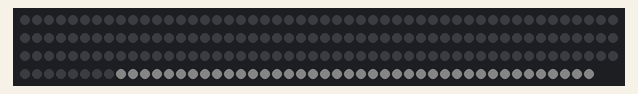
Recording of a sketch running on a simulated Arduino Uno, built with avr-gcc and run on an emulated ATmega328P. Parts: 198 RGB LEDs in strip order, left to right, continuing on the next row. Dim RGB values are drawn brighter than linear. At 0.3 s the program stops and its outputs stay as they are.

Above: at 0.1 s.

The sketch:

DeskLight.ino
```cpp
#include <APA102.h>

const uint8_t dataPin = 11;
const uint8_t clockPin = 12;

APA102<dataPin, clockPin> ledStrip;

const uint16_t ledCount = 198;

const uint16_t brightness = 1;
const uint16_t drawer_len = 40;

void setup()
{
}

void loop()
{
  uint16_t i, j, k;
  while(1) {
    ledStrip.startFrame();
    for(i = 0; i < (ledCount-drawer_len); i++)
    {
      ledStrip.sendColor(0, 0, 0, brightness);
    }
    for(i = 0; i < drawer_len; i++)
    {
      ledStrip.sendColor(255, 255, 255, brightness);
    }
    ledStrip.endFrame(ledCount);
    delay(100);
  }
}
```
